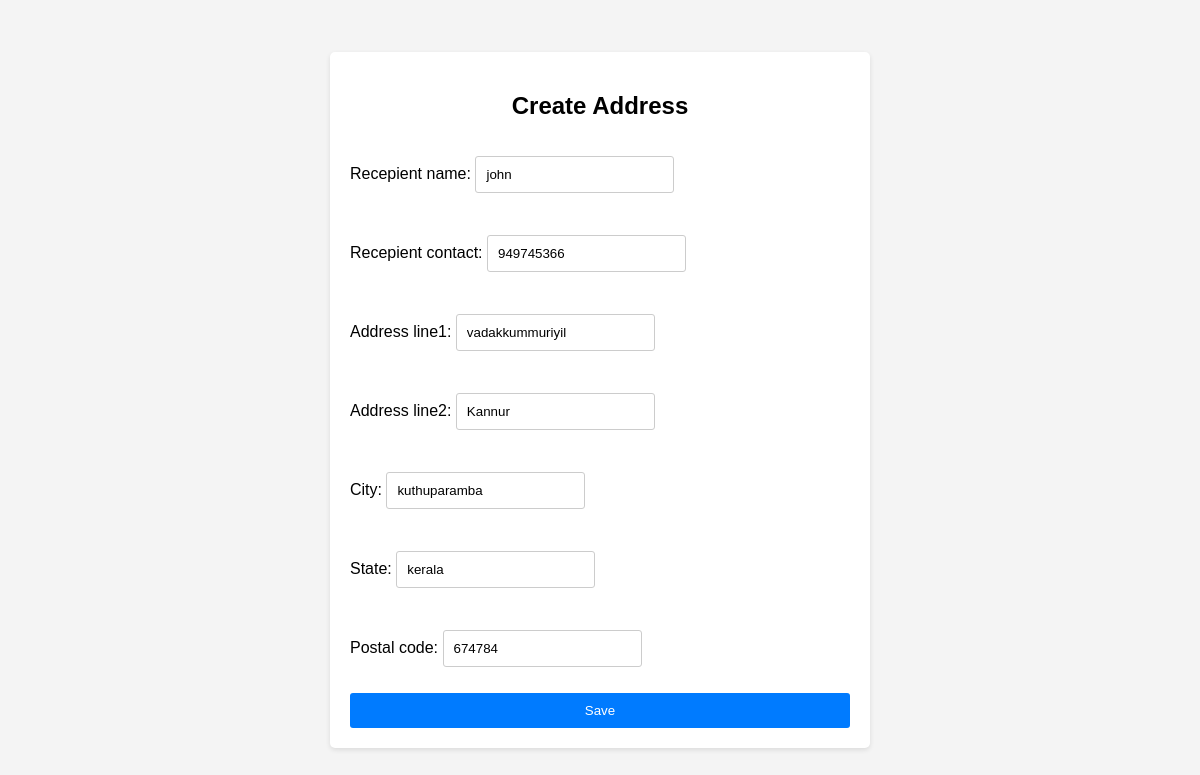
/address/edit/1/ (signed in), run on the app's committed database.
### beautystore_app/models.py (models this page shows, shortened)
class Address(models.Model):
    recepient_name = models.CharField(max_length=100, null=True)
    recepient_contact = models.CharField(max_length=20, null=True)
    address_line1 = models.CharField(max_length=255)
    address_line2 = models.CharField(max_length=255, blank=True, null=True)
    city = models.CharField(max_length=100)
    state = models.CharField(max_length=100)
    postal_code = models.CharField(max_length=20)
    customer = models.ForeignKey('Customer', on_delete=models.CASCADE, null=True, blank=True)

### beautystore_app/views.py (the view)
# urls.py: path('address/edit/<int:pk>/', views.address_edit, name='address_edit'),
@login_required
def address_edit(request, pk):
    address = get_object_or_404(Address, pk=pk, customer=request.user.customer)
    if request.method == 'POST':
        form = AddressForm(request.POST, instance=address)
        if form.is_valid():
            form.save()
            return redirect('address_list')
    else:
        form = AddressForm(instance=address)
    return render(request, 'address_form.html', {'form': form})

### beautystore_app/forms.py
class AddressForm(forms.ModelForm):
    class Meta:
        model = Address
        fields = ['recepient_name', 'recepient_contact', 'address_line1', 'address_line2', 'city', 'state', 'postal_code']

### templates/address_form.html (shortened to what this page needs)
<!DOCTYPE html>
<html lang="en">
<head>
</head>
<body>
    <div class="form-container">
        <h2>Create Address</h2>
        <form method="post">
            {{ form.as_p }}
            <input type="submit" value="Save">
        </form>
    </div>
</body>
</html>

### templates/address_form.html (style rules this page uses)
body { font-family: Arial, sans-serif; background-color: #f4f4f4; margin: 0; padding: 0; display: flex; justify-content: center; align-items: center; height: 100vh; }
.form-container { background-color: #fff; border-radius: 5px; padding: 20px; box-shadow: 0 2px 5px rgba(0, 0, 0, 0.1); width: 500px; }
h2 { text-align: center; }
form { display: flex; flex-direction: column; }
label { margin-bottom: 5px; }
input[type="text"], input[type="number"], select { padding: 10px; margin-bottom: 10px; border-radius: 3px; border: 1px solid #ccc; }
input[type="submit"] { padding: 10px; background-color: #007bff; color: #fff; border: none; border-radius: 3px; cursor: pointer; }

### data on the page
Address: recepient_name "john", recepient_contact "949745366", address_line1 "vadakkummuriyil", address_line2 "Kannur", city "kuthuparamba", state "kerala", postal_code "674784"
